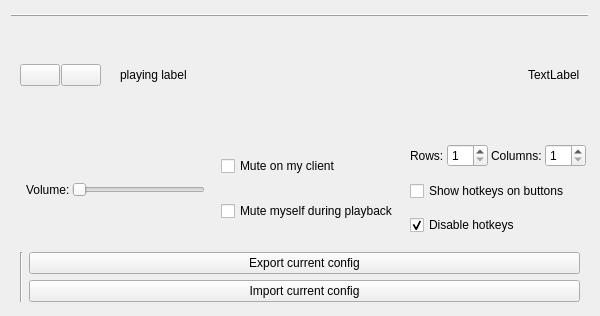
<?xml version="1.0" encoding="UTF-8"?>
<ui version="4.0">
 <class>ConfigQt</class>
 <widget class="QWidget" name="ConfigQt">
  <property name="windowModality">
   <enum>Qt::NonModal</enum>
  </property>
  <property name="geometry">
   <rect>
    <x>0</x>
    <y>0</y>
    <width>600</width>
    <height>316</height>
   </rect>
  </property>
  <property name="minimumSize">
   <size>
    <width>600</width>
    <height>0</height>
   </size>
  </property>
  <property name="windowTitle">
   <string>RP Soundboard</string>
  </property>
  <property name="windowIcon">
   <iconset resource="qtres.qrc">
    <normaloff>:/icon/img/rpmb_icon_64.png</normaloff>:/icon/img/rpmb_icon_64.png</iconset>
  </property>
  <property name="locale">
   <locale language="English" country="UnitedStates"/>
  </property>
  <layout class="QVBoxLayout" name="verticalLayout_2">
   <property name="spacing">
    <number>0</number>
   </property>
   <item>
    <layout class="QGridLayout" name="gridLayout">
     <property name="bottomMargin">
      <number>3</number>
     </property>
     <property name="spacing">
      <number>3</number>
     </property>
    </layout>
   </item>
   <item>
    <widget class="QFrame" name="frame">
     <property name="frameShape">
      <enum>QFrame::HLine</enum>
     </property>
     <property name="frameShadow">
      <enum>QFrame::Raised</enum>
     </property>
    </widget>
   </item>
   <item>
    <widget class="QFrame" name="horizontalFrame">
     <layout class="QHBoxLayout" name="horizontalLayout_3">
      <property name="spacing">
       <number>6</number>
      </property>
      <property name="topMargin">
       <number>3</number>
      </property>
      <property name="bottomMargin">
       <number>3</number>
      </property>
      <item>
       <layout class="QHBoxLayout" name="horizontalLayout_4">
        <property name="spacing">
         <number>1</number>
        </property>
        <item>
         <widget class="QPushButton" name="b_stop">
          <property name="enabled">
           <bool>true</bool>
          </property>
          <property name="sizePolicy">
           <sizepolicy hsizetype="Minimum" vsizetype="Fixed">
            <horstretch>0</horstretch>
            <verstretch>0</verstretch>
           </sizepolicy>
          </property>
          <property name="text">
           <string/>
          </property>
          <property name="icon">
           <iconset resource="qtres.qrc">
            <normaloff>:/icon/img/stoparrow_32.png</normaloff>:/icon/img/stoparrow_32.png</iconset>
          </property>
         </widget>
        </item>
        <item>
         <widget class="QPushButton" name="b_pause">
          <property name="enabled">
           <bool>true</bool>
          </property>
          <property name="sizePolicy">
           <sizepolicy hsizetype="Minimum" vsizetype="Fixed">
            <horstretch>0</horstretch>
            <verstretch>0</verstretch>
           </sizepolicy>
          </property>
          <property name="text">
           <string/>
          </property>
          <property name="icon">
           <iconset resource="qtres.qrc">
            <normaloff>:/icon/img/playarrow_32.png</normaloff>:/icon/img/playarrow_32.png</iconset>
          </property>
          <property name="checkable">
           <bool>false</bool>
          </property>
         </widget>
        </item>
       </layout>
      </item>
      <item>
       <widget class="QLabel" name="playingIconLabel">
        <property name="sizePolicy">
         <sizepolicy hsizetype="Fixed" vsizetype="Fixed">
          <horstretch>0</horstretch>
          <verstretch>0</verstretch>
         </sizepolicy>
        </property>
        <property name="maximumSize">
         <size>
          <width>23</width>
          <height>23</height>
         </size>
        </property>
        <property name="text">
         <string/>
        </property>
        <property name="pixmap">
         <pixmap resource="qtres.qrc">:/icon/img/speaker_icon_3_64.png</pixmap>
        </property>
        <property name="scaledContents">
         <bool>true</bool>
        </property>
       </widget>
      </item>
      <item>
       <widget class="QLabel" name="playingLabel">
        <property name="sizePolicy">
         <sizepolicy hsizetype="Expanding" vsizetype="Preferred">
          <horstretch>0</horstretch>
          <verstretch>0</verstretch>
         </sizepolicy>
        </property>
        <property name="text">
         <string>playing label</string>
        </property>
       </widget>
      </item>
      <item>
       <widget class="QLabel" name="labelStatus">
        <property name="text">
         <string>TextLabel</string>
        </property>
       </widget>
      </item>
     </layout>
    </widget>
   </item>
   <item>
    <widget class="QWidget" name="settingsWidget" native="true">
     <layout class="QHBoxLayout" name="horizontalLayout">
      <property name="leftMargin">
       <number>15</number>
      </property>
      <property name="topMargin">
       <number>0</number>
      </property>
      <property name="rightMargin">
       <number>3</number>
      </property>
      <property name="bottomMargin">
       <number>3</number>
      </property>
      <item>
       <layout class="QVBoxLayout" name="verticalLayout_3">
        <property name="spacing">
         <number>2</number>
        </property>
        <property name="leftMargin">
         <number>0</number>
        </property>
        <property name="topMargin">
         <number>0</number>
        </property>
        <property name="rightMargin">
         <number>0</number>
        </property>
        <property name="bottomMargin">
         <number>0</number>
        </property>
        <item>
         <layout class="QHBoxLayout" name="horizontalLayout_6">
          <item>
           <widget class="QLabel" name="label">
            <property name="text">
             <string>Volume:</string>
            </property>
           </widget>
          </item>
          <item>
           <widget class="QSlider" name="sl_volume">
            <property name="maximum">
             <number>100</number>
            </property>
            <property name="pageStep">
             <number>10</number>
            </property>
            <property name="orientation">
             <enum>Qt::Horizontal</enum>
            </property>
            <property name="tickPosition">
             <enum>QSlider::NoTicks</enum>
            </property>
            <property name="tickInterval">
             <number>0</number>
            </property>
           </widget>
          </item>
         </layout>
        </item>
        <item>
         <layout class="QHBoxLayout" name="horizontalLayout_5"/>
        </item>
       </layout>
      </item>
      <item>
       <spacer name="horizontalSpacer_2">
        <property name="orientation">
         <enum>Qt::Horizontal</enum>
        </property>
        <property name="sizeType">
         <enum>QSizePolicy::Fixed</enum>
        </property>
        <property name="sizeHint" stdset="0">
         <size>
          <width>10</width>
          <height>0</height>
         </size>
        </property>
       </spacer>
      </item>
      <item>
       <layout class="QVBoxLayout" name="verticalLayout_4">
        <property name="spacing">
         <number>2</number>
        </property>
        <property name="sizeConstraint">
         <enum>QLayout::SetDefaultConstraint</enum>
        </property>
        <item>
         <widget class="QCheckBox" name="cb_mute_locally">
          <property name="sizePolicy">
           <sizepolicy hsizetype="Minimum" vsizetype="Fixed">
            <horstretch>0</horstretch>
            <verstretch>0</verstretch>
           </sizepolicy>
          </property>
          <property name="text">
           <string>Mute on my client</string>
          </property>
         </widget>
        </item>
        <item>
         <widget class="QCheckBox" name="cb_mute_myself">
          <property name="text">
           <string>Mute myself during playback</string>
          </property>
         </widget>
        </item>
       </layout>
      </item>
      <item>
       <spacer name="horizontalSpacer_4">
        <property name="orientation">
         <enum>Qt::Horizontal</enum>
        </property>
        <property name="sizeType">
         <enum>QSizePolicy::Fixed</enum>
        </property>
        <property name="sizeHint" stdset="0">
         <size>
          <width>5</width>
          <height>0</height>
         </size>
        </property>
       </spacer>
      </item>
      <item>
       <layout class="QVBoxLayout" name="verticalLayout_5">
        <property name="spacing">
         <number>3</number>
        </property>
        <item>
         <layout class="QHBoxLayout" name="horizontalLayout_2">
          <item>
           <widget class="QLabel" name="label_2">
            <property name="text">
             <string>Rows:</string>
            </property>
           </widget>
          </item>
          <item>
           <widget class="QSpinBox" name="sb_rows">
            <property name="minimum">
             <number>1</number>
            </property>
            <property name="maximum">
             <number>50</number>
            </property>
           </widget>
          </item>
          <item>
           <widget class="QLabel" name="label_3">
            <property name="text">
             <string>Columns:</string>
            </property>
           </widget>
          </item>
          <item>
           <widget class="QSpinBox" name="sb_cols">
            <property name="minimum">
             <number>1</number>
            </property>
            <property name="maximum">
             <number>50</number>
            </property>
           </widget>
          </item>
         </layout>
        </item>
        <item>
         <widget class="QCheckBox" name="cb_show_hotkeys_on_buttons">
          <property name="text">
           <string>Show hotkeys on buttons</string>
          </property>
         </widget>
        </item>
        <item>
         <widget class="QCheckBox" name="cb_disable_hotkeys">
          <property name="text">
           <string>Disable hotkeys</string>
          </property>
          <property name="checked">
           <bool>true</bool>
          </property>
         </widget>
        </item>
       </layout>
      </item>
     </layout>
    </widget>
   </item>
   <item>
    <widget class="QWidget" name="configsWidget" native="true">
     <property name="sizePolicy">
      <sizepolicy hsizetype="Preferred" vsizetype="Fixed">
       <horstretch>0</horstretch>
       <verstretch>0</verstretch>
      </sizepolicy>
     </property>
     <layout class="QHBoxLayout" name="horizontalLayout_8">
      <property name="leftMargin">
       <number>9</number>
      </property>
      <property name="topMargin">
       <number>3</number>
      </property>
      <property name="rightMargin">
       <number>9</number>
      </property>
      <property name="bottomMargin">
       <number>3</number>
      </property>
      <item>
       <layout class="QGridLayout" name="configsGrid"/>
      </item>
      <item>
       <widget class="QFrame" name="frame_2">
        <property name="frameShape">
         <enum>QFrame::VLine</enum>
        </property>
        <property name="frameShadow">
         <enum>QFrame::Sunken</enum>
        </property>
       </widget>
      </item>
      <item>
       <layout class="QVBoxLayout" name="verticalLayout">
        <item>
         <widget class="QPushButton" name="pushSave">
          <property name="text">
           <string>Export current config</string>
          </property>
         </widget>
        </item>
        <item>
         <widget class="QPushButton" name="pushLoad">
          <property name="text">
           <string>Import current config</string>
          </property>
         </widget>
        </item>
       </layout>
      </item>
     </layout>
    </widget>
   </item>
  </layout>
 </widget>
 <resources>
  <include location="qtres.qrc"/>
 </resources>
 <connections/>
</ui>
